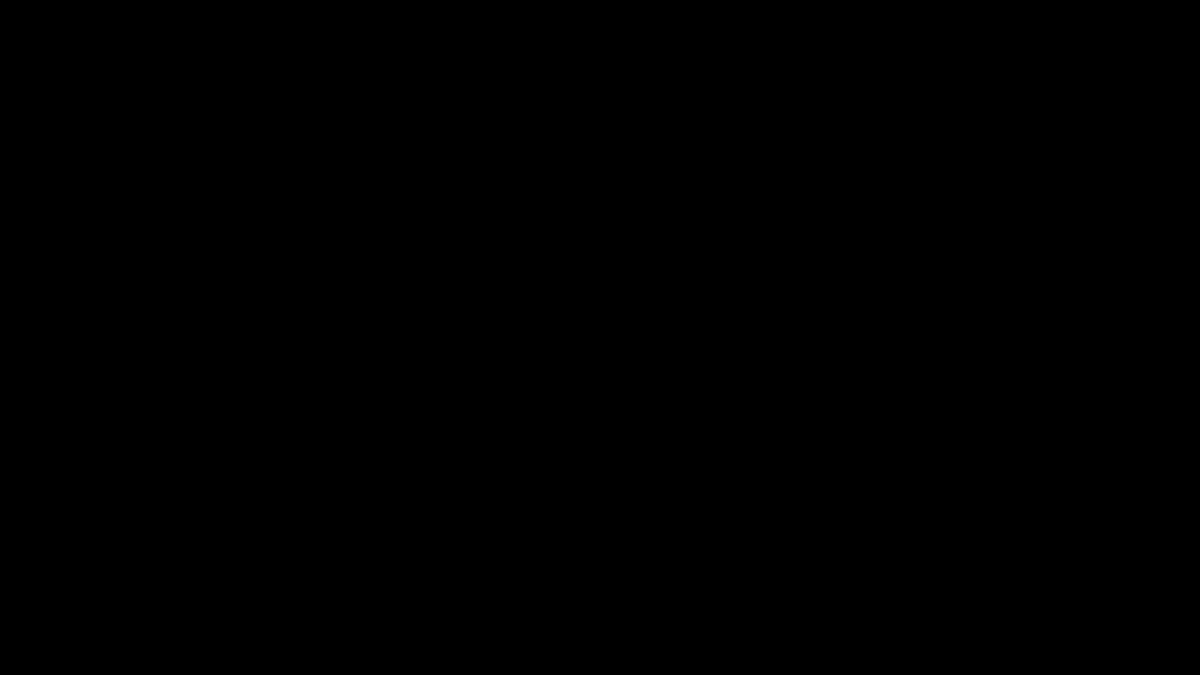
Frame 1 (no input)
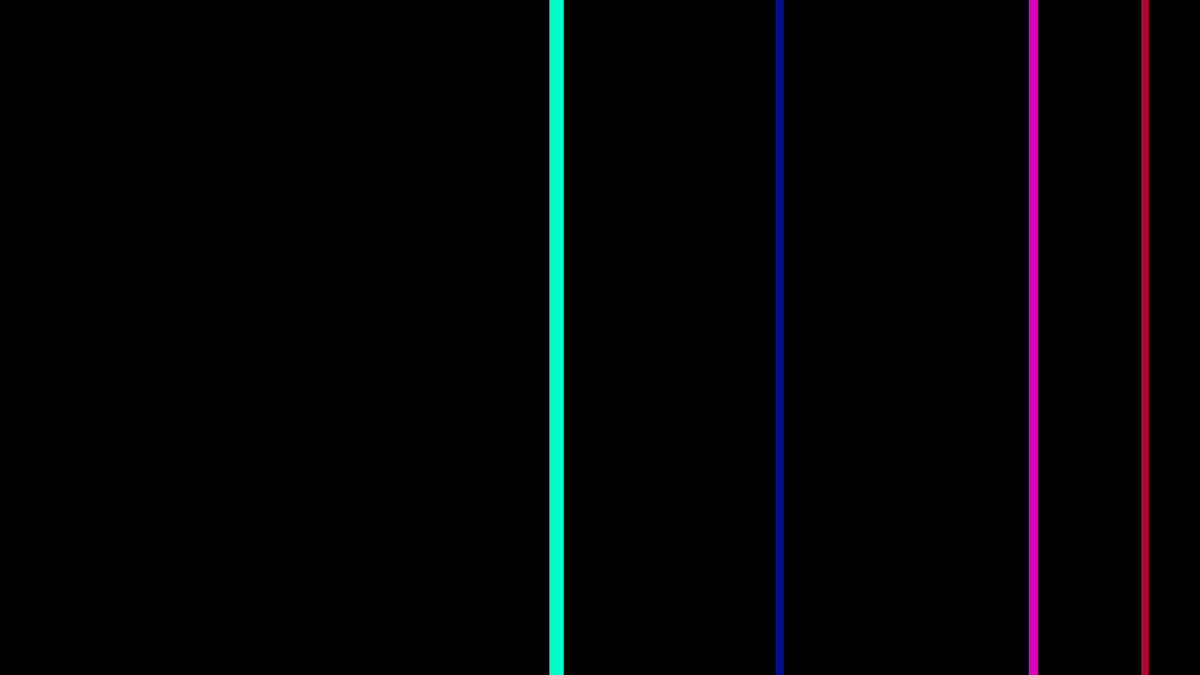
Frame 60 (the mouse pressed at the canvas centre just before this capture)
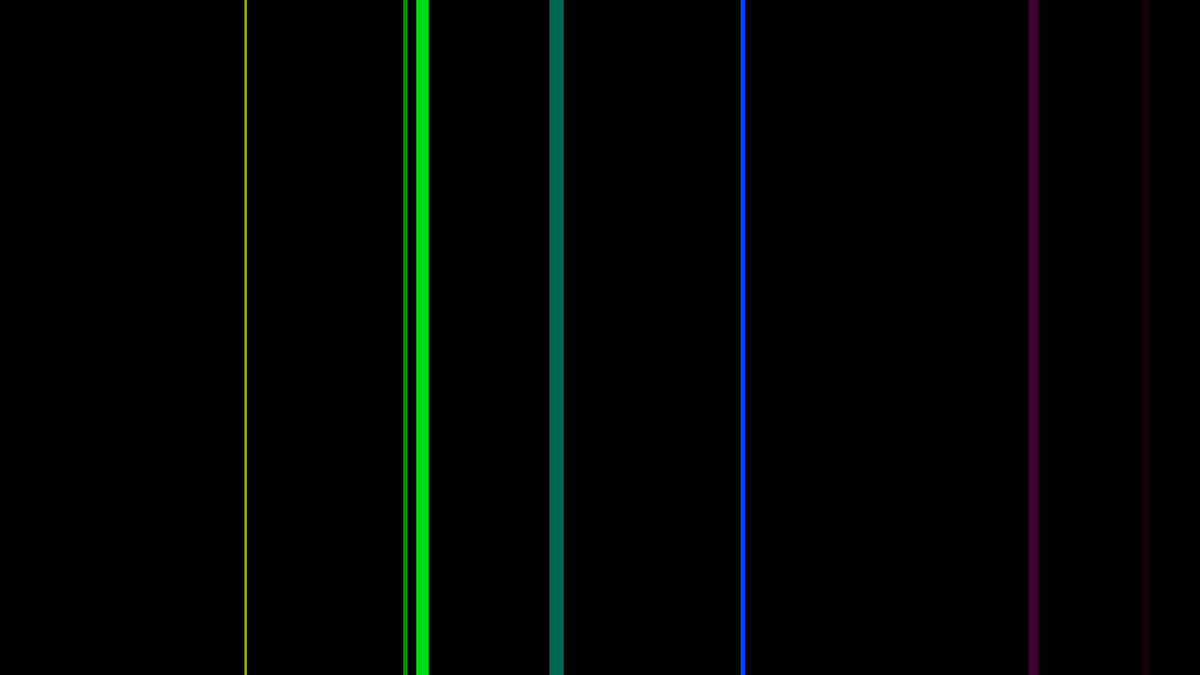
Frame 120 (the mouse held since frame 60 and released just before this capture)

The Processing sketch that drew these frames (run headless with seeded random() and noise(); from frame 60 on, the mouse is pressed at the canvas centre):

// Processing sketch: lines
// ── lines.pde
int[] brightnesses;

void setup() {
  size(1920, 1080); 
  
  brightnesses = new int[width];
  for(int i = 0; i < width; i++) {
    brightnesses[i] = 0; 
  }
  
  frameRate(60);
  
  colorMode(HSB, width, 100, 100);
  strokeWeight(1);
}

void draw() {
  if(frameCount % 15 == 0) {   
    int start = (int) random(0, width);
    int size = (int) random(4, min(40, width - start));
    
    for(int i = start; i < start + size; i++) {
      brightnesses[i] = 100; 
    }
  }
  
  loadPixels();

  for(int i = 0; i < width; i++){
    color drawColor = color(i, 100, brightnesses[i]); 
    
    for(int j = 0; j < height; j++) {
      pixels[i + j*width] = drawColor;
    }
    //line(i, 0, i, height);
    
    if(brightnesses[i] > 0) brightnesses[i] -= 1;
  }
  
  updatePixels();
}
